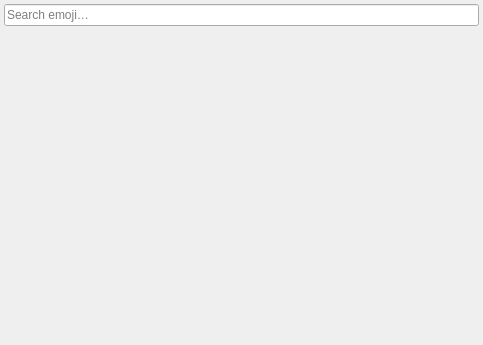
<?xml version="1.0" encoding="UTF-8"?>
<ui version="4.0">
 <class>ChooseEmojiDialog</class>
 <widget class="QDialog" name="ChooseEmojiDialog">
  <property name="geometry">
   <rect>
    <x>0</x>
    <y>0</y>
    <width>483</width>
    <height>345</height>
   </rect>
  </property>
  <property name="sizePolicy">
   <sizepolicy hsizetype="Expanding" vsizetype="Expanding">
    <horstretch>0</horstretch>
    <verstretch>0</verstretch>
   </sizepolicy>
  </property>
  <property name="windowTitle">
   <string>Choose Emoji - Mattermost</string>
  </property>
  <property name="modal">
   <bool>true</bool>
  </property>
  <layout class="QVBoxLayout" name="verticalLayout">
   <property name="spacing">
    <number>4</number>
   </property>
   <property name="leftMargin">
    <number>4</number>
   </property>
   <property name="topMargin">
    <number>4</number>
   </property>
   <property name="rightMargin">
    <number>4</number>
   </property>
   <property name="bottomMargin">
    <number>4</number>
   </property>
   <item>
    <widget class="QLineEdit" name="searchEdit">
     <property name="clearButtonEnabled">
      <bool>true</bool>
     </property>
     <property name="placeholderText">
      <string>Search emoji…</string>
     </property>
     <property name="accessibleName">
      <string>Search emoji</string>
     </property>
    </widget>
   </item>
   <item>
    <widget class="QWidget" name="categoryBar">
     <property name="sizePolicy">
      <sizepolicy hsizetype="Expanding" vsizetype="Fixed">
       <horstretch>0</horstretch>
       <verstretch>0</verstretch>
      </sizepolicy>
     </property>
    </widget>
   </item>
   <item>
    <widget class="QStackedWidget" name="stackWidget">
     <property name="sizePolicy">
      <sizepolicy hsizetype="Expanding" vsizetype="Expanding">
       <horstretch>0</horstretch>
       <verstretch>0</verstretch>
      </sizepolicy>
     </property>
    </widget>
   </item>
  </layout>
 </widget>
 <resources/>
 <connections/>
</ui>
